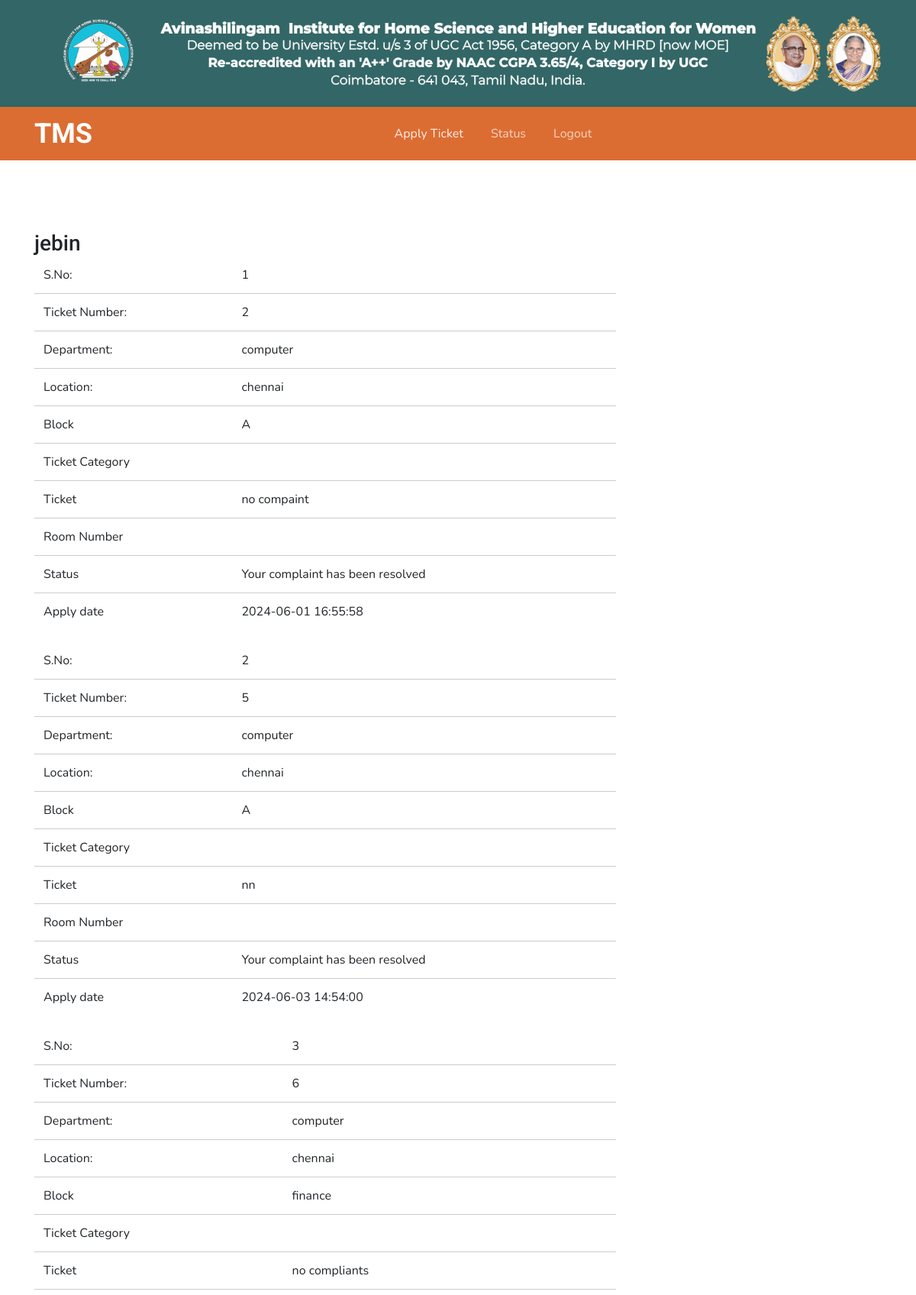
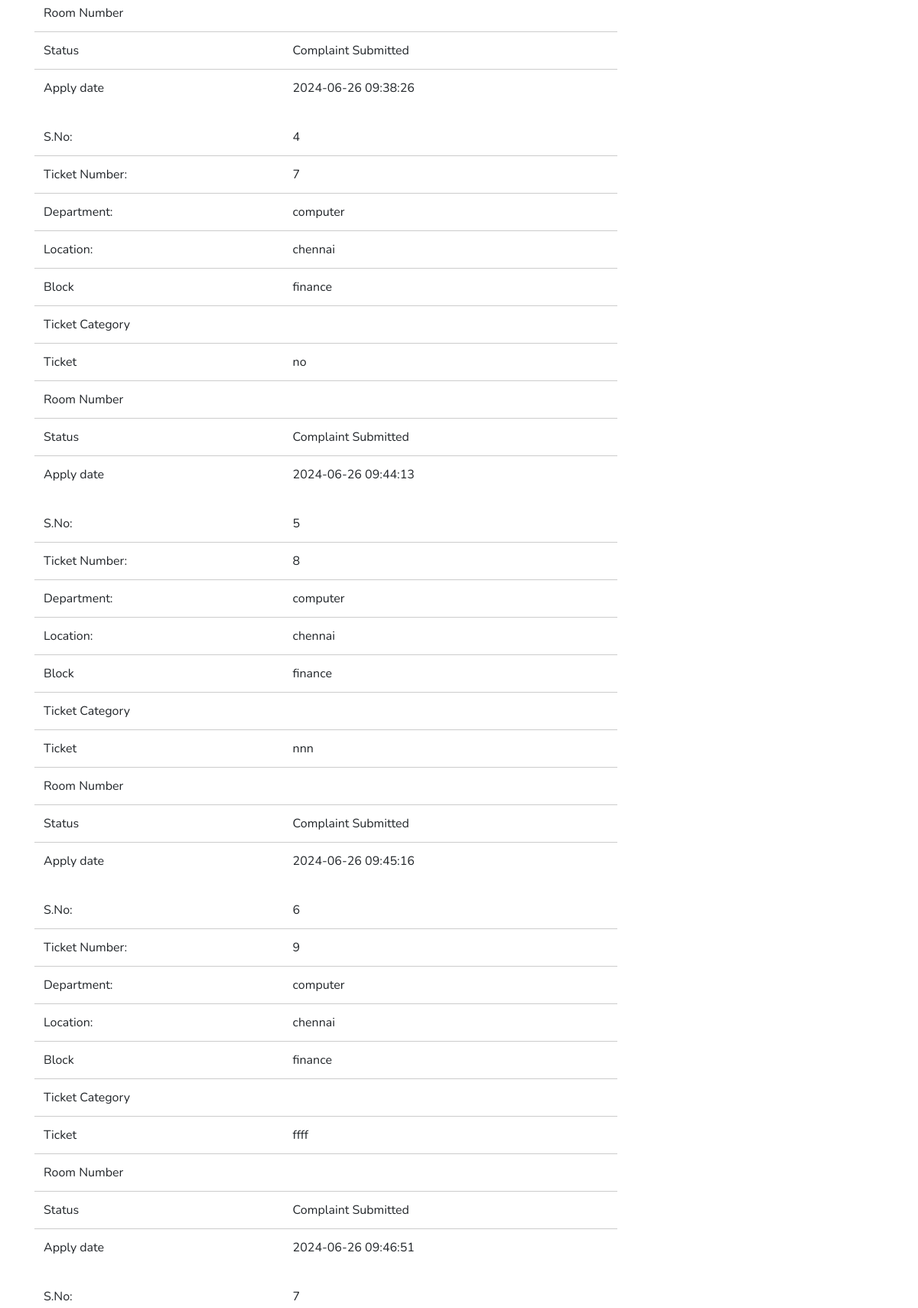
Page /status.php (signed in, upper part) on the committed database (2 pictures, top to bottom).
### tables this page shows
CREATE TABLE `tblcomplaints` (
  `complaintNumber` int(11) NOT NULL auto_increment,
  `userId` int(11) default NULL,
  `location` varchar(255) default NULL,
  `department` varchar(255) default NULL,
  `block` varchar(255) default NULL,
  `complaint_category` varchar(40) NOT NULL,
  `complaintDetails` mediumtext,
  `roon_no` varchar(50) NOT NULL,
  `regDate` varchar(100) default NULL,
  `status` varchar(50) default NULL,
  `updesc` varchar(1000) NOT NULL,
  `lastUpdationDate` varchar(100) default NULL,
  PRIMARY KEY  (`complaintNumber`)
);

### status.php (the view, shortened to what this page needs)
<?php
include("dbconnect.php");
$username=$_SESSION['username'];
$cq=mysqli_query($connect,"select * from users where fullName='$username'");
$cr=mysqli_fetch_array($cq);
?>
<!DOCTYPE html>
<html lang="en">
<head>
  <title><?php include ("title.php");?></title>
  <link rel="stylesheet" href="assets/css/style.css">
</head>
<body>
<?php include("userlink.php");?>
<div class="container">
  <div class="row">
    <div class="col-xs-12 col-sm-12 col-md-10 col-lg-10">
      <div class="panel panel-primary">
        <div class="panel-heading">
          <h3 class="panel-title"><?php echo $username;?></h3>
        </div>
        <div class="panel-body">
          <div class="row">
            <div class=" col-md-10 col-lg-10 ">
            <?php
$i=("select * from tblcomplaints where userId='".$cr['id']."'");
     $qry=mysqli_query($connect, $i);
   if(mysqli_num_rows($qry)>0){
$cnt=1;
while ($row=mysqli_fetch_array($qry)) {
?>
              <table class="table table-user-information">
                <tbody>
                  <tr>
                    <td>S.No:</td>
                    <td><?php echo $cnt;?></td>
                  </tr>
                  <tr>
                    <td>Ticket Number:</td>
                    <td><?php echo $row['complaintNumber'];?></td>
                  </tr>
                  <tr>
                    <td>Department:</td>
                    <td><?php echo $row['department'];?></td>
                  </tr>
                  <tr>
                    <td>Location:</td>
                    <td><?php echo $row['location'];?></td>
                  </tr>
                  <tr>
                    <td>Block</td>
                    <td><?php echo $row['block'];?></td>
                  </tr>
                  <tr>
                    <td>Ticket Category</td>
                    <td><?php echo $row['complaint_category'];?></td>
                  </tr>
                    <tr>
                    <td>Ticket</td>
                    <td><?php echo $row['complaintDetails'];?>
                    </td></tr>
                    <tr>
                    <td>Room Number</td>
                    <td><?php echo $row['roon_no'];?>
                    </td></tr>
                    <tr>
                      <td>Status</td>
                       <td><?php echo $row['status'];?>
                    </tr>
                    <tr>
                    <tr>
                    <td>Apply date</td>
                    <td><?php echo $row['regDate'];?>
                    </td>
                    </tr>
                </tbody>
                <?php
$cnt=$cnt+1;} } else { ?>
  <tr>
    <td colspan="8"> No records Found</td>
  </tr>
<?php } ?>
              </table>
            </div>
          </div>
        </div>
      </div>
    </div>
  </div>
</div>
</body>
</html>

### status.php (style rules this page uses)
.table-user-information > tbody > tr { border-top: 1px solid #ccc; }
.table-user-information > tbody > tr:first-child { border-top: 0; }
.table-user-information > tbody > tr > td { border-top: 0; }
.panel { margin-top: 20px; }

### rows in the picture
tblcomplaints: complaintNumber "2", department "computer", location "chennai", block "A", complaintDetails "no compaint", status "Your complaint has been resolved", regDate "2024-06-01 16:55:58"
tblcomplaints: complaintNumber "5", department "computer", location "chennai", block "A", complaintDetails "nn", status "Your complaint has been resolved", regDate "2024-06-03 14:54:00"
tblcomplaints: complaintNumber "6", department "computer", location "chennai", block "finance", complaintDetails "no compliants", status "Complaint Submitted", regDate "2024-06-26 09:38:26"
tblcomplaints: complaintNumber "7", department "computer", location "chennai", block "finance", complaintDetails "no", status "Complaint Submitted", regDate "2024-06-26 09:44:13"
tblcomplaints: complaintNumber "8", department "computer", location "chennai", block "finance", complaintDetails "nnn", status "Complaint Submitted", regDate "2024-06-26 09:45:16"
tblcomplaints: complaintNumber "9", department "computer", location "chennai", block "finance", complaintDetails "ffff", status "Complaint Submitted", regDate "2024-06-26 09:46:51"

### other values in the picture
$username "jebin"
